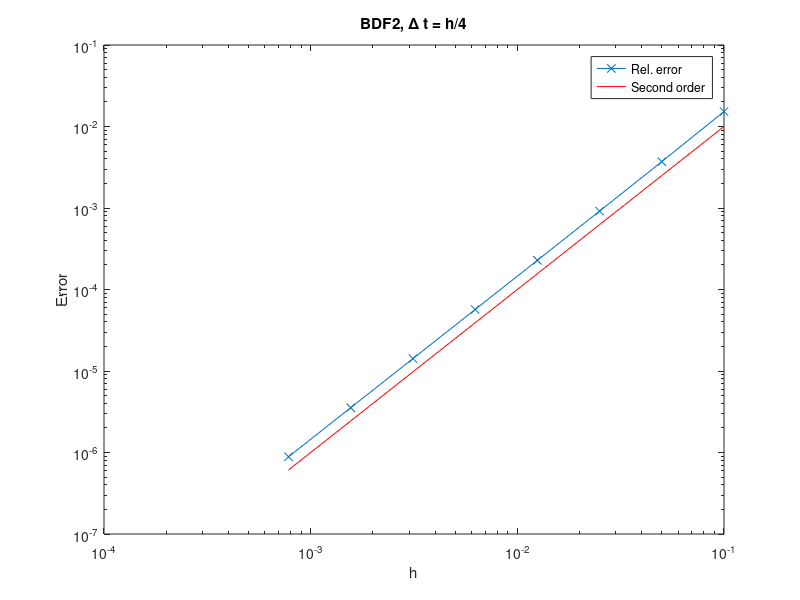

MATLAB code for this plot:
%% Forward Euler
ntests = 6;
N = 2.^(0:ntests-1)*10+1;
err = zeros(ntests,1);
H = 1./(N-1);
uexact = @(t,x) exp(-pi^2*t)*sin(pi*x);

for k = 1:length(N)
    n = N(k);
    x = linspace(0,1,n)';
    h = 1/(n-1);

    D = 1/h^2*spdiags(ones(n,1)*[1 -2 1],-1:1,n,n);
    D(1,1) = 1; D(1,2) = 0;
    D(n,n) = 1; D(n,n-1) = 0;
    
    tfinal = 0.1;
    dt = 0.5*h^2;  % Need for stability
    ntsteps = round(tfinal/dt);

    u = uexact(0,x);

    I = speye(n);

    for j = 1:ntsteps
        u = u + dt*D*u;
    end
    err(k) = norm(u-uexact(tfinal,x),2)/norm(uexact(tfinal,x),2);
end
loglog(H,err,'x-',H,H.^2,'r-'), legend('Rel. error','Second order')
xlabel('h'), ylabel('Error'), title('Forward Euler, \Delta t = 0.5h^2')
ratio = err(1:end-1)./err(2:end)

%% Backward Euler
ntests = 8;
N = 2.^(0:ntests-1)*10+1;
err = zeros(ntests,1);
H = 1./(N-1);
uexact = @(t,x) exp(-pi^2*t)*sin(pi*x);

for k = 1:length(N)
    n = N(k);
    x = linspace(0,1,n)';
    h = 1/(n-1);

    D = 1/h^2*spdiags(ones(n,1)*[1 -2 1],-1:1,n,n);
    % Remove boundar conditions
    D = D(2:n-1,2:n-1);
    
    tfinal = 0.1;
    dt = 0.25*h;  % No stability restrictions
    ntsteps = round(tfinal/dt);

    u = uexact(0,x(2:end-1));

    I = speye(n-2);

    for j = 1:ntsteps
        u = (I-dt*D)\u;
    end
    % Add boundary conditions back in
    u = [0;u;0];
    err(k) = norm(u-uexact(tfinal,x),2)/norm(uexact(tfinal,x),2);
end
loglog(H,err,'x-',H,H,'r-'), legend('Rel. error','First order')
xlabel('h'), ylabel('Error'), title('Backward Euler, \Delta t = h/4')
ratio = err(1:end-1)./err(2:end)

%% BDF 2

ntests = 8;
N = 2.^(0:ntests-1)*10+1;
err = zeros(ntests,1);
H = 1./(N-1);
uexact = @(t,x) exp(-pi^2*t)*sin(pi*x);

for k = 1:length(N)
    n = N(k);
    x = linspace(0,1,n)';
    h = 1/(n-1);

    D = 1/h^2*spdiags(ones(n,1)*[1 -2 1],-1:1,n,n);
    % Remove boundar conditions
    D = D(2:n-1,2:n-1);
    
    tfinal = 0.1;
    dt = 0.125*h;  % No stability restrictions
    ntsteps = round(tfinal/dt);

    u0 = uexact(0,x(2:end-1));

    I = speye(n-2);
    
    % One step of backward euler
    u = (I-dt*D)\u0;

    for j = 2:ntsteps
        temp = u;
        u = (I-dt*2/3*D)\(4/3*u - 1/3*u0);
        u0 = temp;
    end
    % Add boundary conditions back in
    u = [0;u;0];
    err(k) = norm(u-uexact(tfinal,x),2)/norm(uexact(tfinal,x),2);
end
loglog(H,err,'x-',H,H.^2,'r-'), legend('Rel. error','Second order')
xlabel('h'), ylabel('Error'), title('BDF2, \Delta t = h/4')
ratio = err(1:end-1)./err(2:end)
